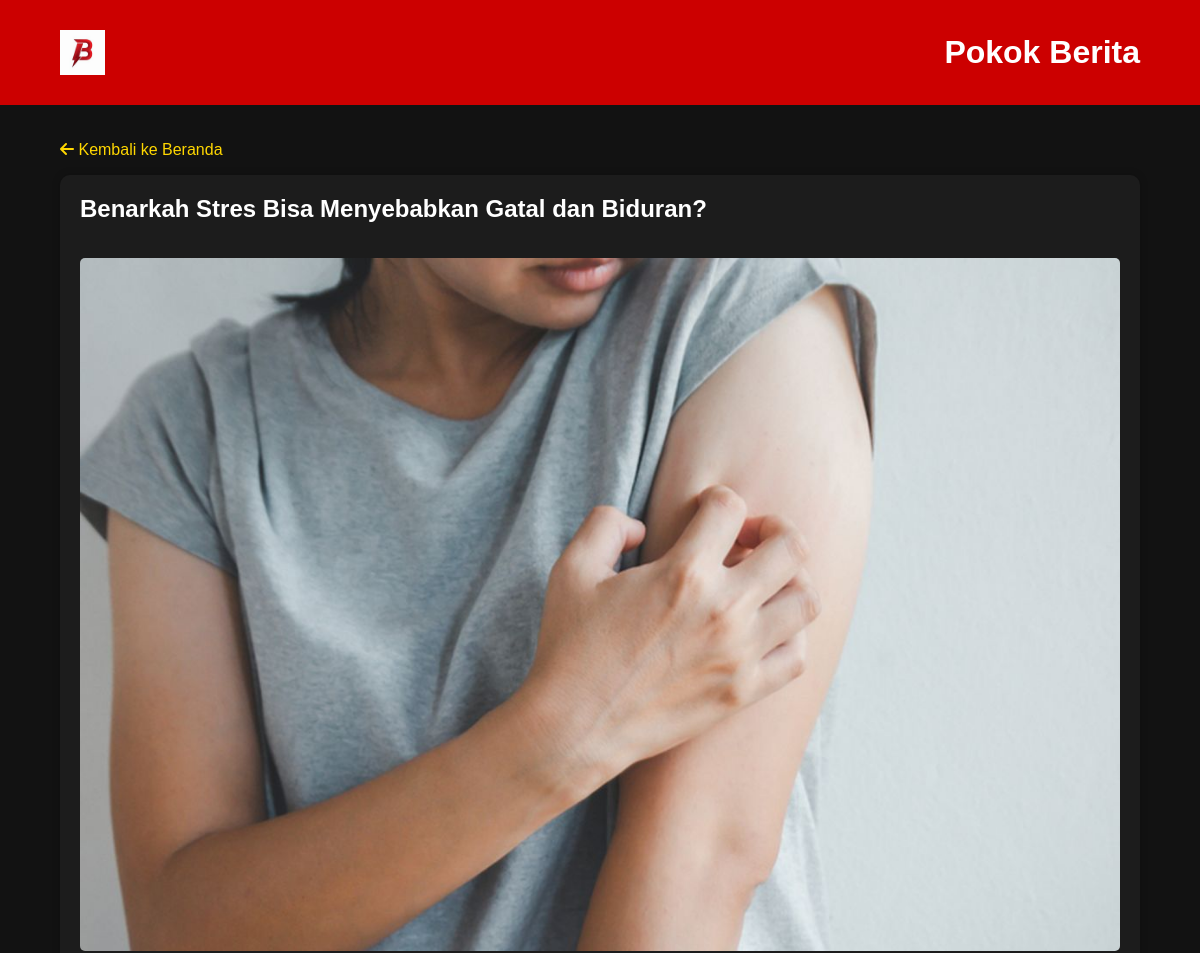
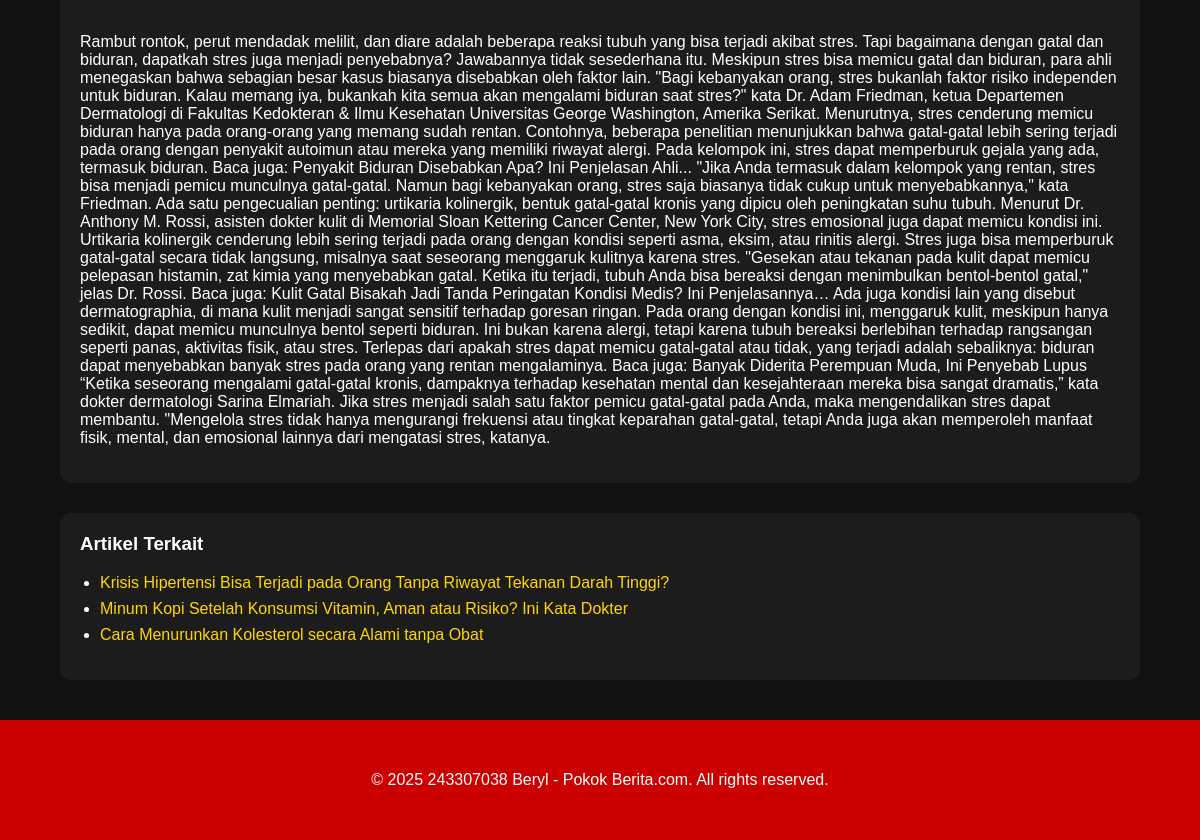
Screenshot of /article.php?id=45 with the database file from the repository (2 pictures, top to bottom).
### tables this page shows
CREATE TABLE `articles` (
  `id` int NOT NULL AUTO_INCREMENT,
  `title` varchar(255) DEFAULT NULL,
  `category` varchar(100) DEFAULT NULL,
  `image` varchar(255) DEFAULT NULL,
  `content` text,
  `created_at` timestamp NULL DEFAULT CURRENT_TIMESTAMP,
  `views` int DEFAULT '0',
  PRIMARY KEY (`id`)
);

### classes/Article.php (called while the page is built, shortened)
<?php
class Article {
    private $conn;
    private $table = "articles";
    public function __construct($db) {
        $this->conn = $db;
    }
    public function getById($id) {
        $update = $this->conn->prepare("UPDATE $this->table SET views = views + 1 WHERE id = ?");
        $update->execute([$id]);
        $stmt = $this->conn->prepare("SELECT * FROM $this->table WHERE id = ?");
        $stmt->execute([$id]);
        return $stmt->fetch(PDO::FETCH_ASSOC);
    }
}

### public/article.php (the view, shortened to what this page needs)
<?php
require_once '../classes/Article.php';
$database = new Database();
$db = $database->connect();
$article = new Article($db);
$id = isset($_GET['id']) ? intval($_GET['id']) : 0;
$data = $article->getById($id);
?>
<!DOCTYPE html>
<html lang="id">
<head>
    <link rel="stylesheet" href="https://cdnjs.cloudflare.com/ajax/libs/font-awesome/6.5.0/css/all.min.css">
</head>
<body>
<header>
    <div class="container">
        <img src="beritalogo.jpg" alt="Logo" class="logo">
        <h1>Pokok Berita</h1>
    </div>
</header>
<div class="container">
    <p><a href="index.php"><i class="fas fa-arrow-left"></i> Kembali ke Beranda</a></p>
    <?php if ($data): ?>
        <div class="article-card">
            <h2><?= htmlspecialchars($data['title']); ?></h2>
            <?php if (!empty($data['image'])): ?>
                <img src="../uploads/<?= htmlspecialchars($data['image']); ?>" alt="Gambar Artikel" class="article-image">
            <?php endif; ?>
            <p><?= nl2br($data['content']); ?></p>
        </div>
        <div class="related-articles">
            <h3>Artikel Terkait</h3>
            <ul>
                <?php
                $stmt = $db->prepare("SELECT id, title FROM articles WHERE category = ? AND id != ? ORDER BY created_at DESC LIMIT 4");
                $stmt->execute([$data['category'], $data['id']]);
                $related = $stmt->fetchAll(PDO::FETCH_ASSOC);
                if ($related) {
                    foreach ($related as $rel) {
                        echo '<li><a href="article.php?id=' . $rel['id'] . '">' . htmlspecialchars($rel['title']) . '</a></li>';
                    }
                } else {
                    echo '<li>Tidak ada artikel terkait.</li>';
                }
                ?>
            </ul>
        </div>
    <?php else: ?>
        <p class="not-found">Artikel tidak ditemukan.</p>
    <?php endif; ?>
</div>
<footer>
    <div class="container">
        <p>&copy; <?= date('Y'); ?> 243307038 Beryl - Pokok Berita.com. All rights reserved.</p>
    </div>
</footer>
</body>
</html>

### public/article.php (style rules this page uses)
body { font-family: Arial, sans-serif; background: #121212; margin: 0; padding: 0; color: #fff; }
.container { width: 90%; max-width: 1100px; margin: auto; padding: 20px 0; }
header { background: #c00; color: #fff; padding: 10px 0; }
header .container { display: flex; align-items: center; justify-content: space-between; }
.logo { height: 45px; }
header h1 { margin: 0; font-size: 2em; }
.article-card { background: #1c1c1c; padding: 20px; border-radius: 10px; box-shadow: 0 0 8px rgba(0,0,0,0.2); }
.article-card h2 { margin-top: 0; }
.article-image { max-width: 100%; height: auto; margin: 15px 0; border-radius: 5px; }
a { text-decoration: none; color: #ffd700; }
footer { background: #c00; color: #fff; text-align: center; padding: 15px 0; margin-top: 20px; }
.related-articles { margin-top: 30px; background: #1c1c1c; padding: 20px; border-radius: 10px; box-shadow: 0 0 6px rgba(0,0,0,0.15); }
.related-articles h3 { margin-top: 0; }
.related-articles ul { padding-left: 20px; }
.related-articles li { margin-bottom: 8px; }

### rows the page displays
articles: title "Benarkah Stres Bisa Menyebabkan Gatal dan Biduran?", image (picture), content "Rambut rontok, perut mendadak melilit, dan diare adalah beberapa reaksi tubuh yang bisa terjadi akibat stres. Tapi bagaimana dengan gatal dan biduran, dapatkah stres juga menjadi penyebabnya? Jawabannya tidak sesederhana itu. Meskipun stres bisa memicu gatal dan biduran, para ahli menegaskan bahwa sebagian besar kasus biasanya disebabkan oleh faktor lain. \"Bagi kebanyakan orang, stres bukanlah faktor risiko independen untuk biduran. Kalau memang iya, bukankah kita semua akan mengalami biduran saat stres?\" kata Dr. Adam Friedman, ketua Departemen Dermatologi di Fakultas Kedokteran & Ilmu Kesehatan Universitas George Washington, Amerika Serikat. Menurutnya, stres cenderung memicu biduran…"
articles: title "Krisis Hipertensi Bisa Terjadi pada Orang Tanpa Riwayat Tekanan Darah Tinggi?"
articles: title "Minum Kopi Setelah Konsumsi Vitamin, Aman atau Risiko? Ini Kata Dokter"
articles: title "Cara Menurunkan Kolesterol secara Alami tanpa Obat"
